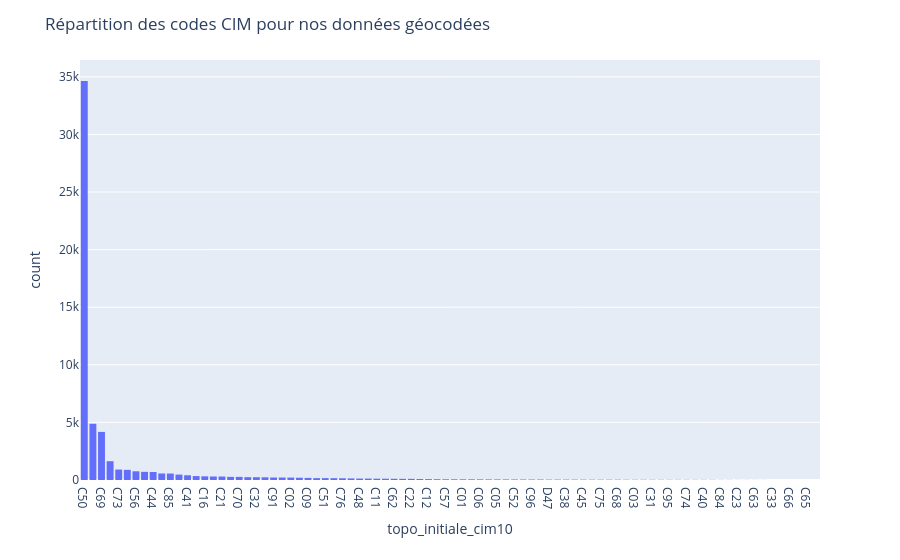

Notebook cell for this chart:
### Markdown cell above
#### Code CIM10

### Code cell
# Statistiques descriptive pour le code CIM10 des patients

print("\nStatistiques descriptive pour le code CIM10 des patients:\n")

df_cim10 = df_clinique.groupby(["topo_initiale_cim10", "topo_initialelib"]).size()

fig = px.histogram(df_clinique, x="topo_initiale_cim10").update_xaxes(categoryorder = "total descending")
fig.update_layout(title = "Répartition des codes CIM pour nos données géocodées")
fig.show()

##ajout nom patho

### Figure 1 — Plotly figure (JSON) as saved in the notebook; plotly's stock layout.template omitted (floating-point values rounded to 4 significant figures; data arrays with more than 128 entries replaced by an {"elided": "..."} marker saying what was removed)
{"data": [{"alignmentgroup": "True", "bingroup": "x", "hovertemplate": "topo_initiale_cim10=%{x}<br>count=%{y}<extra></extra>", "legendgroup": "", "marker": {"color": "#636efa", "pattern": {"shape": ""}}, "name": "", "offsetgroup": "", "orientation": "v", "showlegend": false, "type": "histogram", "x": {"elided": "57878 str values"}, "xaxis": "x", "yaxis": "y"}], "layout": {"barmode": "relative", "legend": {"tracegroupgap": 0}, "margin": {"t": 60}, "title": {"text": "Répartition des codes CIM pour nos données géocodées"}, "xaxis": {"anchor": "y", "categoryorder": "total descending", "domain": [0, 1], "title": {"text": "topo_initiale_cim10"}}, "yaxis": {"anchor": "x", "domain": [0, 1], "title": {"text": "count"}}}}
